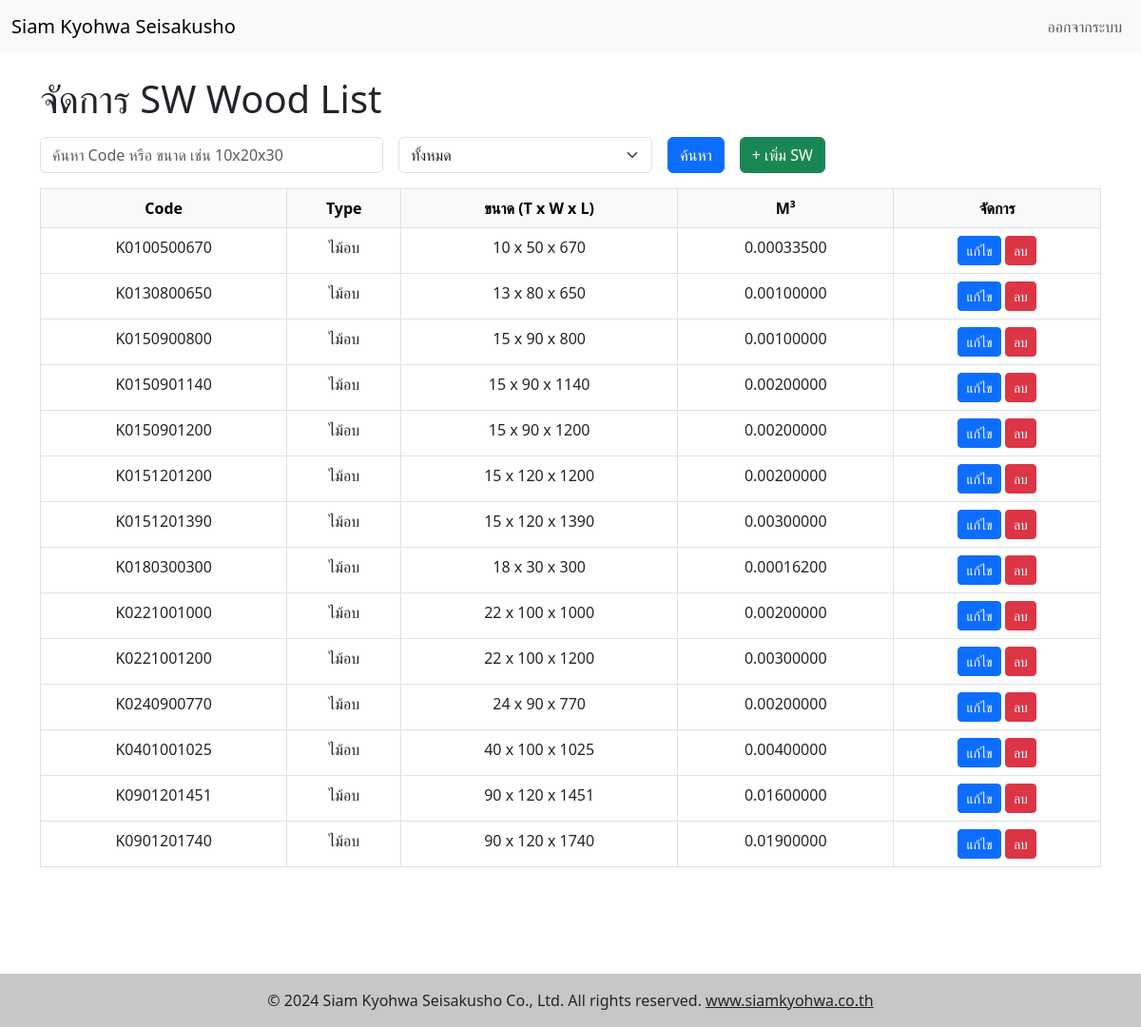
The app's page /sw_list.php with its own data.
### tables this page shows
CREATE TABLE IF NOT EXISTS `sw_wood_list` (
  `sw_id` int(11) NOT NULL AUTO_INCREMENT,
  `sw_code` varchar(50) NOT NULL,
  `sw_type` varchar(50) NOT NULL,
  `sw_thickness` int(11) NOT NULL,
  `sw_width` int(11) NOT NULL,
  `sw_length` int(11) NOT NULL,
  `sw_m3` double(15,8) NOT NULL DEFAULT 0.00000000,
  PRIMARY KEY (`sw_id`)
);

### sw_list.php (the view, shortened to what this page needs)
<?php
include_once __DIR__ . '/config_db.php';
$searchCode = trim($_GET['search_code'] ?? '');
$searchType = trim($_GET['search_type'] ?? '');
$perPage     = 30;
$currentPage = isset($_GET['page']) ? max(1, (int)$_GET['page']) : 1;
$offset      = ($currentPage - 1) * $perPage;
$where  = [];
$params = [];
$types  = '';
$whereSql = $where ? ' WHERE ' . implode(' AND ', $where) : '';
$sql = "SELECT * FROM sw_wood_list" . $whereSql . " ORDER BY sw_code ASC LIMIT ?, ?";
$params[]   = $offset;
$params[]   = $perPage;
$types     .= 'ii';
$stmtData   = $conn->prepare($sql);
$stmtData->bind_param($types, ...$params);
$stmtData->execute();
$resultAll  = $stmtData->get_result();
?>
<!DOCTYPE html>
<html lang="th">
<head>
    <link href="https://cdn.jsdelivr.net/npm/bootstrap@5.3.0/dist/css/bootstrap.min.css" rel="stylesheet">
</head>
<body>
<?php include 'navbar.php'; ?>
<div class="container mt-4">
    <h1 class="mb-3">จัดการ SW Wood List</h1>
    <form method="get" class="row g-3 mb-3">
        <div class="col-md-4">
            <input type="text" name="search_code" class="form-control" placeholder="ค้นหา Code หรือ ขนาด เช่น 10x20x30" value="<?=htmlspecialchars($searchCode)?>">
        </div>
        <div class="col-md-3">
            <select name="search_type" class="form-select">
                <option value="" <?= $searchType===''?'selected':''?>>ทั้งหมด</option>
            </select>
        </div>
        <div class="col-md-auto">
            <button class="btn btn-primary">ค้นหา</button>
        </div>
        <div class="col-md-auto">
            <button type="button" class="btn btn-success" data-bs-toggle="modal" data-bs-target="#modalForm" onclick="openAddModal()">+ เพิ่ม SW</button>
        </div>
    </form>
    <div class="table-responsive">
        <table class="table table-bordered text-center">
            <thead class="table-light">
                <tr>
                    <th>Code</th>
                    <th>Type</th>
                    <th>ขนาด (T x W x L)</th>
                    <th>M³</th>
                    <th>จัดการ</th>
                </tr>
            </thead>
            <tbody>
            <?php while($row = $resultAll->fetch_assoc()):
                $typeLabel = $row['sw_type']==='K'? 'ไม้อบ' : 'ไม้ยังไม่ได้อบ';
                $sizeLabel = "{$row['sw_thickness']} x {$row['sw_width']} x {$row['sw_length']}";
            ?>
            <tr>
                <td><?=htmlspecialchars($row['sw_code'])?></td>
                <td><?=$typeLabel?></td>
                <td><?=$sizeLabel?></td>
                <td><?=number_format($row['sw_m3'], 8)?></td>
                <td>
                    <button class="btn btn-primary btn-sm" data-bs-toggle="modal" data-bs-target="#modalForm" onclick='openEditModal(<?=json_encode($row)?>)'>แก้ไข</button>
                    <button class="btn btn-danger btn-sm" data-bs-toggle="modal" data-bs-target="#modalDelete" onclick="openDeleteModal(<?=$row['sw_id']?>)">ลบ</button>
                </td>
            </tr>
            <?php endwhile; ?>
            </tbody>
        </table>
    </div>
</div>
<?php include 'footer.php'; ?>
</body>
</html>

### sw_list.php (style rules this page uses)
body { padding-bottom:80px; }

### records on screen
sw_wood_list: sw_code "K0100500670", sw_type "ไม้อบ", sizeLabel "10 x 50 x 670", sw_m3 "0.00033500"
sw_wood_list: sw_code "K0130800650", sw_type "ไม้อบ", sizeLabel "13 x 80 x 650", sw_m3 "0.00100000"
sw_wood_list: sw_code "K0150900800", sw_type "ไม้อบ", sizeLabel "15 x 90 x 800", sw_m3 "0.00100000"
sw_wood_list: sw_code "K0150901140", sw_type "ไม้อบ", sizeLabel "15 x 90 x 1140", sw_m3 "0.00200000"
sw_wood_list: sw_code "K0150901200", sw_type "ไม้อบ", sizeLabel "15 x 90 x 1200", sw_m3 "0.00200000"
sw_wood_list: sw_code "K0151201200", sw_type "ไม้อบ", sizeLabel "15 x 120 x 1200", sw_m3 "0.00200000"
sw_wood_list: sw_code "K0151201390", sw_type "ไม้อบ", sizeLabel "15 x 120 x 1390", sw_m3 "0.00300000"
sw_wood_list: sw_code "K0180300300", sw_type "ไม้อบ", sizeLabel "18 x 30 x 300", sw_m3 "0.00016200"
sw_wood_list: sw_code "K0221001000", sw_type "ไม้อบ", sizeLabel "22 x 100 x 1000", sw_m3 "0.00200000"
sw_wood_list: sw_code "K0221001200", sw_type "ไม้อบ", sizeLabel "22 x 100 x 1200", sw_m3 "0.00300000"
sw_wood_list: sw_code "K0240900770", sw_type "ไม้อบ", sizeLabel "24 x 90 x 770", sw_m3 "0.00200000"
sw_wood_list: sw_code "K0401001025", sw_type "ไม้อบ", sizeLabel "40 x 100 x 1025", sw_m3 "0.00400000"
sw_wood_list: sw_code "K0901201451", sw_type "ไม้อบ", sizeLabel "90 x 120 x 1451", sw_m3 "0.01600000"
sw_wood_list: sw_code "K0901201740", sw_type "ไม้อบ", sizeLabel "90 x 120 x 1740", sw_m3 "0.01900000"
